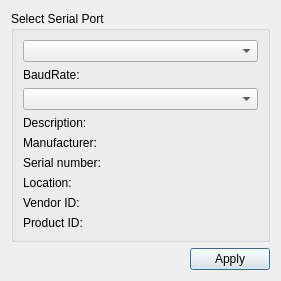
<?xml version="1.0" encoding="UTF-8"?>
<ui version="4.0">
 <class>SettingsDialog</class>
 <widget class="QDialog" name="SettingsDialog">
  <property name="geometry">
   <rect>
    <x>0</x>
    <y>0</y>
    <width>281</width>
    <height>272</height>
   </rect>
  </property>
  <property name="windowTitle">
   <string>Settings</string>
  </property>
  <property name="windowIcon">
   <iconset resource="res.qrc">
    <normaloff>:/images/images/settings.png</normaloff>:/images/images/settings.png</iconset>
  </property>
  <layout class="QGridLayout" name="gridLayout_3">
   <item row="1" column="0" colspan="2">
    <layout class="QHBoxLayout" name="horizontalLayout">
     <item>
      <spacer name="horizontalSpacer">
       <property name="orientation">
        <enum>Qt::Horizontal</enum>
       </property>
       <property name="sizeHint" stdset="0">
        <size>
         <width>96</width>
         <height>20</height>
        </size>
       </property>
      </spacer>
     </item>
     <item>
      <widget class="QPushButton" name="applyButton">
       <property name="text">
        <string>Apply</string>
       </property>
      </widget>
     </item>
    </layout>
   </item>
   <item row="0" column="0" colspan="2">
    <widget class="QGroupBox" name="selectBox">
     <property name="title">
      <string>Select Serial Port</string>
     </property>
     <layout class="QGridLayout" name="gridLayout">
      <item row="7" column="0">
       <widget class="QLabel" name="vidLabel">
        <property name="text">
         <string>Vendor ID:</string>
        </property>
       </widget>
      </item>
      <item row="3" column="0">
       <widget class="QLabel" name="descriptionLabel">
        <property name="text">
         <string>Description:</string>
        </property>
       </widget>
      </item>
      <item row="1" column="0">
       <widget class="QLabel" name="baudRateLabel">
        <property name="text">
         <string>BaudRate:</string>
        </property>
       </widget>
      </item>
      <item row="8" column="0">
       <widget class="QLabel" name="pidLabel">
        <property name="text">
         <string>Product ID:</string>
        </property>
       </widget>
      </item>
      <item row="0" column="0">
       <widget class="QComboBox" name="serialPortInfoListBox"/>
      </item>
      <item row="5" column="0">
       <widget class="QLabel" name="serialNumberLabel">
        <property name="text">
         <string>Serial number:</string>
        </property>
       </widget>
      </item>
      <item row="6" column="0">
       <widget class="QLabel" name="locationLabel">
        <property name="text">
         <string>Location:</string>
        </property>
       </widget>
      </item>
      <item row="4" column="0">
       <widget class="QLabel" name="manufacturerLabel">
        <property name="text">
         <string>Manufacturer:</string>
        </property>
       </widget>
      </item>
      <item row="2" column="0">
       <widget class="QComboBox" name="baudRateBox"/>
      </item>
     </layout>
    </widget>
   </item>
  </layout>
 </widget>
 <resources>
  <include location="res.qrc"/>
 </resources>
 <connections/>
</ui>
